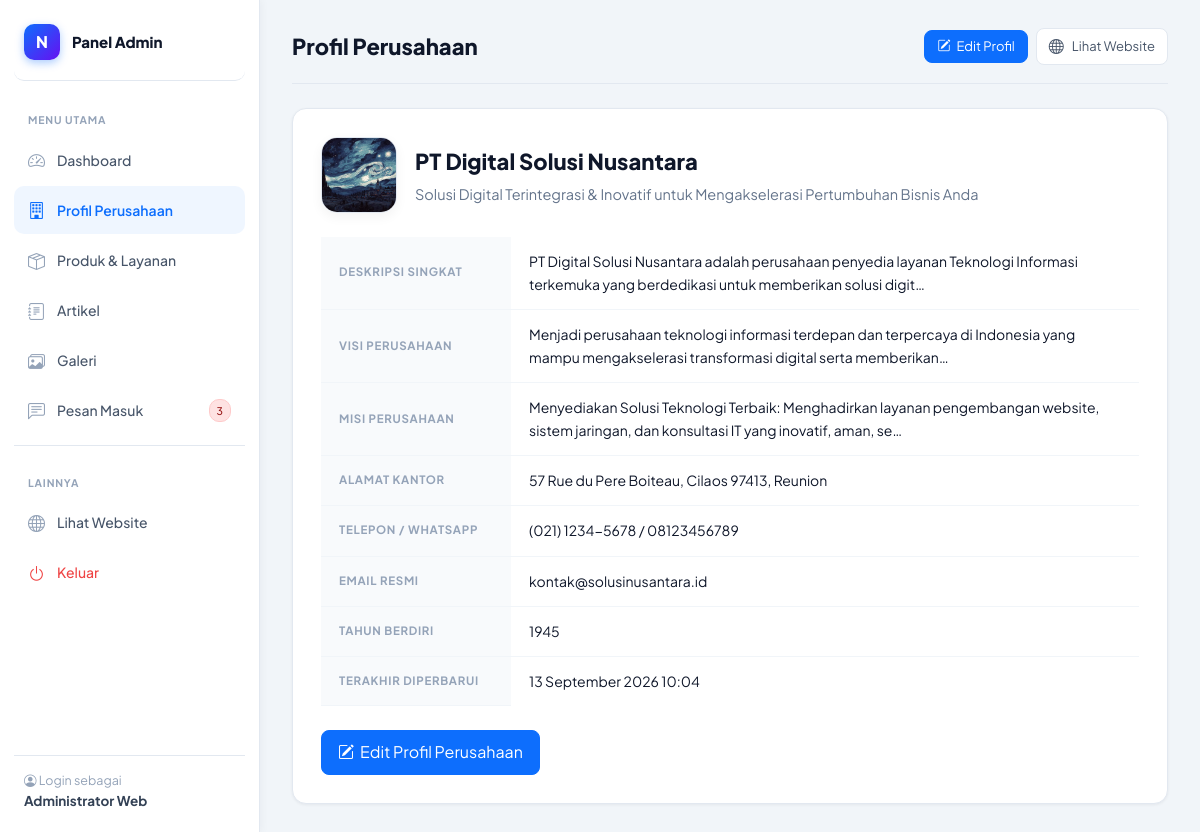
The app's page /views/admin/profile/index.php (signed in) with its own data.
### tables this page shows
CREATE TABLE `profil` (
  `id` int(10) UNSIGNED NOT NULL,
  `nama_perusahaan` varchar(150) NOT NULL DEFAULT 'PT Digital Solusi Nusantara',
  `tagline` varchar(255) DEFAULT 'Mitra Digital Terpercaya untuk Solusi Teknologi Bisnis Anda',
  `deskripsi` text DEFAULT NULL,
  `sejarah` text DEFAULT NULL,
  `visi` text DEFAULT NULL,
  `misi` text DEFAULT NULL,
  `nilai` text DEFAULT NULL,
  `alamat` varchar(255) DEFAULT 'Jl. Sudirman No. 128, Gedung Menara Digital Lt. 14, Jakarta Selatan',
  `telepon` varchar(30) DEFAULT '(021) 5790-1234',
  `email` varchar(100) DEFAULT 'info@solusinusantara.com',
  `whatsapp` varchar(30) DEFAULT '081234567890',
  `instagram` varchar(100) DEFAULT '@digitalsolusinusantara',
  `linkedin` varchar(150) DEFAULT 'PT Digital Solusi Nusantara',
  `maps_embed` text DEFAULT NULL,
  `tahun_berdiri` year(4) DEFAULT 2018,
  `logo` varchar(255) DEFAULT NULL,
  `updated_at` timestamp NOT NULL DEFAULT current_timestamp() ON UPDATE current_timestamp()
);

### config/koneksi.php (called while the page is built, shortened)
<?php
function koneksi_db(): PDO
{
    static $pdo = null;
    if ($pdo === null) {
        $dsn = 'mysql:host=' . NAMA_HOST . ';dbname=' . NAMA_DB . ';charset=utf8mb4';
        try {
            $pdo = new PDO($dsn, NAMA_PENGGUNA, KATA_SANDI, [
                PDO::ATTR_ERRMODE            => PDO::ERRMODE_EXCEPTION,
                PDO::ATTR_DEFAULT_FETCH_MODE => PDO::FETCH_ASSOC,
                PDO::ATTR_EMULATE_PREPARES   => false,
            ]);
        } catch (PDOException $pesanKesalahan) {
            http_response_code(500);
            exit('Koneksi database gagal: ' . htmlspecialchars($pesanKesalahan->getMessage()) .
                 '<br>Pastikan MySQL berjalan dan sudah mengimpor config/database.sql');
        }
    }
    return $pdo;
}

### config/helpers.php (called while the page is built, shortened)
<?php
require_once __DIR__ . '/koneksi.php';
function amankan(?string $nilai): string
{
    return htmlspecialchars((string) $nilai, ENT_QUOTES, 'UTF-8');
}
function e(?string $nilai): string
{
    return amankan($nilai);
}
function tanggal_id(?string $tanggal, bool $denganJam = false): string
{
    $waktuStempel = strtotime($tanggal);
    $daftarBulan = [1 => 'Januari', 'Februari', 'Maret', 'April', 'Mei', 'Juni',
                    'Juli', 'Agustus', 'September', 'Oktober', 'November', 'Desember'];
    $hasil = date('j', $waktuStempel) . ' ' . $daftarBulan[(int) date('n', $waktuStempel)] . ' ' . date('Y', $waktuStempel);
    return $denganJam ? $hasil . ' ' . date('H:i', $waktuStempel) : $hasil;
}
function gambar_item(?string $namaBerkas, string $tipe = 'produk'): string
{
    if ($namaBerkas && file_exists(__DIR__ . '/../assets/img/' . $namaBerkas)) {
        return 'assets/img/' . $namaBerkas;
    }
    return 'assets/img/placeholder-' . $tipe . '.svg';
}
function ambil_profil(): array
{
    $baris = koneksi_db()->query('SELECT * FROM profil ORDER BY id LIMIT 1')->fetch();
    return $baris ?: [];
}

### views/admin/profile/index.php (the view, shortened to what this page needs)
<?php
require_once __DIR__ . '/../../../config/helpers.php';
$profil = ambil_profil();
$tombol_aksi = '<a class="btn btn-primary btn-sm" href="edit.php"><i class="bi bi-pencil-square"></i> Edit Profil</a>';
require __DIR__ . '/../includes/header.php';
?>
<div class="table-wrap" style="padding: 28px;">
  <div style="display: flex; align-items: center; gap: 18px; margin-bottom: 24px;">
    <img src="<?= $root_base ?><?= e(gambar_item($profil['logo'] ?? null, 'profile')) ?>"
         alt="Logo Resmi"
         style="width: 76px; height: 76px; border-radius: 16px; object-fit: cover; border: 1px solid var(--line); box-shadow: 0 4px 12px rgba(0,0,0,0.05);">
    <div>
      <h2 style="margin: 0; font-size: 22px; font-weight: 800; color: #0f172a;">
        <?= e($profil['nama_perusahaan'] ?? 'Belum ada data profil') ?>
      </h2>
      <p style="margin: 4px 0 0; color: var(--muted); font-size: 14.5px;">
        <?= e($profil['tagline'] ?? '') ?>
      </p>
    </div>
  </div>
  <table class="table" style="min-width: 0;">
    <tbody>
      <tr>
        <th style="width: 190px;">Deskripsi Singkat</th>
        <td><?= e(mb_strimwidth((string) ($profil['deskripsi'] ?? ''), 0, 140, '…')) ?></td>
      </tr>
      <tr>
        <th>Visi Perusahaan</th>
        <td><?= e(mb_strimwidth((string) ($profil['visi'] ?? ''), 0, 140, '…')) ?></td>
      </tr>
      <tr>
        <th>Misi Perusahaan</th>
        <td><?= e(mb_strimwidth((string) ($profil['misi'] ?? ''), 0, 140, '…')) ?></td>
      </tr>
      <tr>
        <th>Alamat Kantor</th>
        <td><?= e($profil['alamat'] ?? '-') ?></td>
      </tr>
      <tr>
        <th>Telepon / WhatsApp</th>
        <td><?= e(($profil['telepon'] ?? '-') . ' / ' . ($profil['whatsapp'] ?? '-')) ?></td>
      </tr>
      <tr>
        <th>Email Resmi</th>
        <td><?= e($profil['email'] ?? '-') ?></td>
      </tr>
      <tr>
        <th>Tahun Berdiri</th>
        <td><?= e($profil['tahun_berdiri'] ?? '-') ?></td>
      </tr>
      <tr>
        <th>Terakhir Diperbarui</th>
        <td><?= e(tanggal_id($profil['updated_at'] ?? null, true)) ?></td>
      </tr>
    </tbody>
  </table>
  <div style="margin-top: 24px;">
    <a class="btn btn-primary" href="edit.php">
      <i class="bi bi-pencil-square"></i> Edit Profil Perusahaan
    </a>
  </div>
</div>
<?php require __DIR__ . '/../includes/footer.php'; ?>

### assets/css/style.css (style rules this page uses)
:root { --bg: #f8fafc; --surface: #ffffff; --ink: #0f172a; --muted: #64748b; --line: #e2e8f0; --primary: #0d6efd; --primary-ink: #ffffff; --primary-soft: #eff6ff; --accent: #f59e0b; --ok: #10b981; --danger: #ef4444; --radius: 14px; --shadow-sm: 0 1px 3px rgba(15, 23, 42, .06), 0 1px 2px rgba(15, 23, 42, .04); --shadow: 0 4px 6px -1px rgba(15, 23, 42, .08), 0 2px 4px -2px rgba(15, 23, 42, .06); --shadow-lg: 0 20px 25px -5px rgba(15, 23, 42, .08), 0 8px 10px -6px rgba(15, 23, 42, .04); }
* { box-sizing: border-box; }
html { scroll-behavior: smooth; }
body { font-family: 'Plus Jakarta Sans', system-ui, -apple-system, Roboto, 'Helvetica Neue', Arial, sans-serif; color: var(--ink); background-color: var(--bg); line-height: 1.65; -webkit-font-smoothing: antialiased; margin: 0; }
a { text-decoration: none; }
.table-wrap { background: #fff; border: 1px solid #e2e8f0; border-radius: 14px; box-shadow: 0 1px 3px rgba(15,23,42,.06); overflow-x: auto; }
table.table { width: 100%; border-collapse: collapse; font-size: 14px; margin-bottom: 0; }
.table th, .table td { text-align: left; padding: 13px 18px; border-bottom: 1px solid #f1f5f9; vertical-align: middle; }
.table th { background: #f8fafc; font-size: 11.5px; text-transform: uppercase; letter-spacing: .06em; color: #94a3b8; font-weight: 700; }
.table tbody tr:last-child td { border-bottom: 0; }
.btn { display: inline-flex; align-items: center; gap: 6px; padding: 8px 16px; border-radius: 8px; font: 600 13.5px inherit; cursor: pointer; border: 1px solid transparent; transition: all .15s ease; }
.btn-primary { background: #0d6efd; color: #fff; border-color: #0d6efd; }
.btn-sm { padding: 5px 12px; font-size: 13px; }

### views/admin/includes/header.php (style rules this page uses)
html, body { height: 100%; margin: 0; padding: 0; overflow: hidden; scrollbar-width: none; -ms-overflow-style: none; }

### records on screen
profil: logo (picture), nama_perusahaan "PT Digital Solusi Nusantara", tagline "Solusi Digital Terintegrasi & Inovatif untuk Mengakselerasi Pertumbuhan Bisnis Anda", deskripsi "PT Digital Solusi Nusantara adalah perusahaan penyedia layanan Teknologi Informasi terkemuka yang berdedikasi untuk memberikan solusi digit…", visi "Menjadi perusahaan teknologi informasi terdepan dan terpercaya di Indonesia yang mampu mengakselerasi transformasi digital serta memberikan…", misi "Menyediakan Solusi Teknologi Terbaik: Menghadirkan layanan pengembangan website, sistem jaringan, dan konsultasi IT yang inovatif, aman, se…", alamat "57 Rue du Pere Boiteau, Cilaos 97413, Reunion", telepon+whatsapp "(021) 1234-5678 / 08123456789", email "kontak@solusinusantara.id", tahun_berdiri "1945", updated_at "13 September 2026 10:04"

### other values on screen
$jumlah_belum_baca "3"
$nama_admin "Administrator Web"
$judul "Profil Perusahaan"
